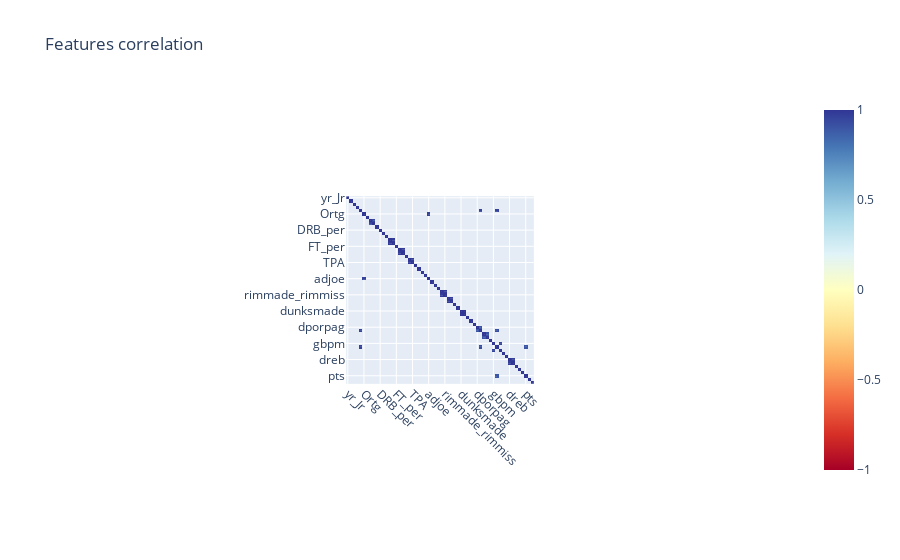

The code cell stored with this chart in its notebook:
### Markdown cell above
**[2.1] Correlation**

### Code cell
features = X_train
corr_matrix = features.corr().round(2)
sign_corr_matrix = corr_matrix[(corr_matrix>=0.9) | (corr_matrix <=-0.9)]

import plotly.express as px
#Create correlation heatmap
fig = px.imshow(sign_corr_matrix, x=sign_corr_matrix.columns, y=sign_corr_matrix.columns,
                zmin=-1, zmax=1, color_continuous_scale='RdYlBu',title='Features correlation', text_auto=True)

#Update the layout
fig.update_xaxes(tickangle=45)
fig.show()

### Figure 1 — Plotly figure (JSON) as saved in the notebook; plotly's stock layout.template omitted (floating-point values rounded to 4 significant figures; data arrays with more than 128 entries replaced by an {"elided": "..."} marker saying what was removed)
{"data": [{"coloraxis": "coloraxis", "hovertemplate": "x: %{x}<br>y: %{y}<br>color: %{z}<extra></extra>", "name": "0", "texttemplate": "%{z}", "type": "heatmap", "x": ["yr_Jr", "yr_So", "yr_Sr", "GP", "Min_per", "Ortg", "usg", "eFG", "TS_per", "ORB_per", "DRB_per", "AST_per", "TO_per", "FTM", "FTA", "FT_per", "twoPM", "twoPA", "twoP_per", "TPM", "TPA", "TP_per", "blk_per", "stl_per", "porpag", "adjoe", "year", "Rec_Rank", "ast_tov", "rimmade", "rimmade_rimmiss", "midmade", "midmade_midmiss", "rim_ratio", "mid_ratio", "dunksmade", "dunksmiss_dunksmade", "pick", "drtg", "adrtg", "dporpag", "stops", "bpm", "obpm", "dbpm", "gbpm", "mp", "ogbpm", "dgbpm", "oreb", "dreb", "treb", "ast", "stl", "blk", "pts", "Picked", "Recruited"], "xaxis": "x", "y": ["yr_Jr", "yr_So", "yr_Sr", "GP", "Min_per", "Ortg", "usg", "eFG", "TS_per", "ORB_per", "DRB_per", "AST_per", "TO_per", "FTM", "FTA", "FT_per", "twoPM", "twoPA", "twoP_per", "TPM", "TPA", "TP_per", "blk_per", "stl_per", "porpag", "adjoe", "year", "Rec_Rank", "ast_tov", "rimmade", "rimmade_rimmiss", "midmade", "midmade_midmiss", "rim_ratio", "mid_ratio", "dunksmade", "dunksmiss_dunksmade", "pick", "drtg", "adrtg", "dporpag", "stops", "bpm", "obpm", "dbpm", "gbpm", "mp", "ogbpm", "dgbpm", "oreb", "dreb", "treb", "ast", "stl", "blk", "pts", "Picked", "Recruited"], "yaxis": "y", "z": {"elided": "58x58 float values"}}], "layout": {"autosize": true, "coloraxis": {"cmax": 1, "cmin": -1, "colorscale": [[0, "rgb(165,0,38)"], [0.1, "rgb(215,48,39)"], [0.2, "rgb(244,109,67)"], [0.3, "rgb(253,174,97)"], [0.4, "rgb(254,224,144)"], [0.5, "rgb(255,255,191)"], [0.6, "rgb(224,243,248)"], [0.7, "rgb(171,217,233)"], [0.8, "rgb(116,173,209)"], [0.9, "rgb(69,117,180)"], [1, "rgb(49,54,149)"]]}, "title": {"text": "Features correlation"}, "xaxis": {"anchor": "y", "autorange": true, "constrain": "domain", "domain": [0.3697, 0.6303], "range": [-0.5, 57.5], "scaleanchor": "y", "tickangle": 45, "type": "category"}, "yaxis": {"anchor": "x", "autorange": true, "constrain": "domain", "domain": [0, 1], "range": [57.5, -0.5], "type": "category"}}}
